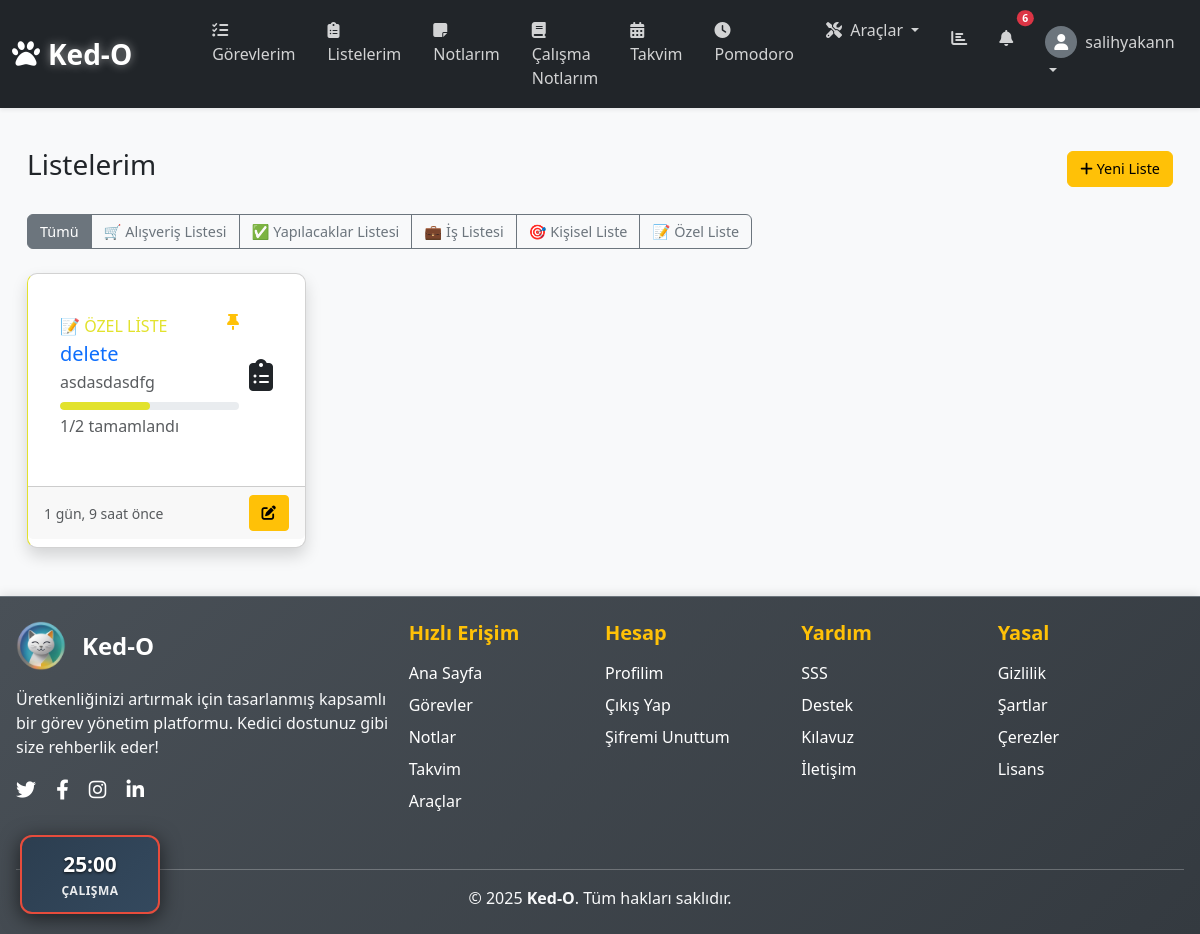
Page /lists/ (signed in) on the committed database.
### lists/models.py (models this page shows, shortened)
class List(models.Model):
    LIST_TYPES = [
        ('shopping', '🛒 Alışveriş Listesi'),
        ('todo', '✅ Yapılacaklar Listesi'),
        ('work', '💼 İş Listesi'),
        ('personal', '🎯 Kişisel Liste'),
        ('custom', '📝 Özel Liste'),
    ]
    user = models.ForeignKey(User, on_delete=models.CASCADE, related_name='user_lists')
    title = models.CharField(max_length=200, verbose_name='Liste Başlığı')
    description = models.TextField(blank=True, verbose_name='Açıklama')
    list_type = models.CharField(max_length=20, choices=LIST_TYPES, default='custom', verbose_name='Liste Türü')
    color = models.CharField(max_length=7, default='#FFD700', verbose_name='Renk Kodu')  # Sarı tonları
    is_pinned = models.BooleanField(default=False, verbose_name='Sabitlenmiş')
    created_at = models.DateTimeField(auto_now_add=True)
    updated_at = models.DateTimeField(auto_now=True)
    class Meta:
        ordering = ['-is_pinned', '-updated_at']
        indexes = [
            models.Index(fields=['user', 'created_at']),
            models.Index(fields=['user', 'list_type']),
        ]
    def completed_items_count(self):
        return self.items.filter(completed=True).count()
    def total_items_count(self):
        return self.items.count()
    def progress_percentage(self):
        total = self.total_items_count()
        if total == 0:
            return 0
        return int((self.completed_items_count() / total) * 100)

### lists/views.py (the view)
# urls.py: path('', views.ListListView.as_view(), name='list_list'),
class ListListView(LoginRequiredMixin, ListView):
    model = List
    template_name = 'lists/list_list.html'
    context_object_name = 'lists'
    def get_queryset(self):
        queryset = List.objects.filter(user=self.request.user)
        list_type = self.request.GET.get('type')
        if list_type and list_type != 'all':
            queryset = queryset.filter(list_type=list_type)
        return queryset
    def get_context_data(self, **kwargs):
        context = super().get_context_data(**kwargs)
        context['list_types'] = dict(List.LIST_TYPES)
        context['current_type'] = self.request.GET.get('type', 'all')
        return context

### user_profile/context_processors.py (called while the page is built)
def badge_notifications(request):
    if request.user.is_authenticated:
        new_badges_count = UserBadge.objects.filter(
            user_profile=request.user.profile,
            is_seen=False
        ).count()
        return {'new_badges_count': new_badges_count}
    return {'new_badges_count': 0}

def notifications(request):
    if request.user.is_authenticated:
        unread_count = Notification.objects.filter(
            user=request.user,
            is_read=False
        ).count()
        recent_notifications = Notification.objects.filter(
            user=request.user
        ).order_by('-created_at')[:5]
        return {
            'unread_notifications_count': unread_count,
            'recent_notifications': recent_notifications
        }
    return {}

### lists/templates/lists/list_list.html (shortened to what this page needs)
{% extends 'core/base.html' %}
{% load static %}
{% block content %}
<div class="container-fluid">
    <div class="row">
        <div class="col-12">
            <div class="d-flex justify-content-between align-items-center mb-4">
                <h1 class="h3 text-gray-800">Listelerim</h1>
                <a href="{% url 'lists:list_create' %}" class="btn btn-warning">
                    <i class="fas fa-plus"></i> Yeni Liste
                </a>
            </div>
            <div class="row mb-4">
                <div class="col-12">
                    <div class="btn-group" role="group">
                        <a href="?type=all"
                            class="btn btn-outline-secondary {% if not request.GET.type or request.GET.type == 'all' %}active{% endif %}">
                            Tümü
                        </a>
                        {% for type_key, type_name in list_types.items %}
                        <a href="?type={{ type_key }}"
                            class="btn btn-outline-secondary {% if request.GET.type == type_key %}active{% endif %}">
                            {{ type_name }}
                        </a>
                        {% endfor %}
                    </div>
                </div>
            </div>
            <div class="row">
                {% for list in lists %}
                <div class="col-xl-3 col-lg-4 col-md-6 mb-4">
                    <div class="card border-left-warning shadow h-100 py-2"
                        style="border-left-color: {{ list.color }} !important;">
                        <div class="card-body">
                            <div class="row no-gutters align-items-center">
                                <div class="col mr-2">
                                    <div class="d-flex justify-content-between align-items-start">
                                        <div class="text-xs font-weight-bold text-warning text-uppercase mb-1"
                                            style="color: {{ list.color }} !important;">
                                            {{ list.get_list_type_display }}
                                        </div>
                                        {% if list.is_pinned %}
                                        <i class="fas fa-thumbtack text-warning" title="Sabitlenmiş"></i>
                                        {% endif %}
                                    </div>
                                    <div class="h5 mb-0 font-weight-bold text-gray-800">
                                        <a href="{% url 'lists:list_detail' list.pk %}"
                                            class="text-decoration-none text-gray-800">
                                            {{ list.title }}
                                        </a>
                                    </div>
                                    {% if list.description %}
                                    <div class="text-xs text-muted mt-1">{{ list.description|truncatewords:10 }}</div>
                                    {% endif %}
                                    <div class="progress mt-2" style="height: 8px;">
                                        <div class="progress-bar bg-warning" role="progressbar"
                                            style="width: {{ list.progress_percentage }}%; background-color: {{ list.color }} !important;"
                                            aria-valuenow="{{ list.progress_percentage }}" aria-valuemin="0"
                                            aria-valuemax="100">
                                        </div>
                                    </div>
                                    <div class="text-xs text-muted mt-1">
                                        {{ list.completed_items_count }}/{{ list.total_items_count }} tamamlandı
                                    </div>
                                </div>
                                <div class="col-auto">
                                    <i class="fas fa-clipboard-list fa-2x text-gray-300"></i>
                                </div>
                            </div>
                        </div>
                        <div class="card-footer d-flex justify-content-between align-items-center">
                            <small class="text-muted">{{ list.updated_at|timesince }} önce</small>
                            <div>
                                <a href="{% url 'lists:list_detail' list.pk %}" class="btn btn-sm btn-warning"
                                    title="Listeyi Düzenle">
                                    <i class="fas fa-edit"></i>
                                </a>
                            </div>
                        </div>
                    </div>
                </div>
                {% endfor %}
            </div>
        </div>
    </div>
</div>
{% endblock %}

### templates/core/navbar.html (shortened to what this page needs)
{% load static %}
<nav class="navbar navbar-expand-lg navbar-dark bg-dark sticky-top shadow-sm">
    <div class="container-fluid">
        <a class="navbar-brand fw-bold fs-3 d-flex align-items-center" href="{% url 'dashboard:landing' %}">
            <i class="fas fa-paw me-2"></i>
            <span class="brand-text me-5">Ked-O</span>
        </a>
        <div class="collapse navbar-collapse" id="navbarMain">
            {% if user.is_authenticated %}
                <ul class="navbar-nav me-auto mb-2 mb-lg-0">
                    <li class="nav-item">
                        <a class="nav-link nav-link-custom" href="{% url 'todo:task_list' %}">
                            <i class="fas fa-tasks me-1"></i>
                            <span class="nav-text">Görevlerim</span>
                        </a>
                    </li>
                    <li class="nav-item">
                        <a class="nav-link nav-link-custom" href="{% url 'lists:list_list' %}">
                            <i class="fas fa-clipboard-list me-1"></i>
                            <span class="nav-text">Listelerim</span>
                        </a>
                    </li>
                    <li class="nav-item">
                        <a class="nav-link nav-link-custom" href="{% url 'notes:note_list' %}">
                            <i class="fas fa-sticky-note me-1"></i>
                            <span class="nav-text">Notlarım</span>
                        </a>
                    </li>
                    <li class="nav-item">
                        <a class="nav-link nav-link-custom" href="{% url 'tools:study_notes_list' %}">
                            <i class="fas fa-book me-1"></i>
                            <span class="nav-text">Çalışma Notlarım</span>
                        </a>
                    </li>
                    <li class="nav-item">
                        <a class="nav-link nav-link-custom" href="{% url 'dashboard:calendar' %}">
                            <i class="fas fa-calendar-alt me-1"></i>
                            <span class="nav-text">Takvim</span>
                        </a>
                    </li>
                    <li class="nav-item">
                        <a class="nav-link nav-link-custom" href="{% url 'dashboard:pomodoro' %}">
                            <i class="fas fa-clock me-1"></i>
                            <span class="nav-text">Pomodoro</span>
                        </a>
                    </li>
                    <li class="nav-item dropdown">
                        <a class="nav-link dropdown-toggle nav-link-custom" href="#" id="toolsDropdown" role="button"
                            data-bs-toggle="dropdown" aria-expanded="false">
                            <i class="fas fa-tools me-1"></i>
                            <span class="nav-text">Araçlar</span>
                        </a>
                    </li>
                </ul>
                <ul class="navbar-nav ms-auto">
                    <li class="nav-item d-none d-lg-block">
                        <a class="nav-link nav-link-custom" href="{% url 'analytics:dashboard' %}">
                            <i class="fas fa-chart-bar"></i>
                        </a>
                    </li>
                    <li class="nav-item dropdown">
                        <a class="nav-link position-relative nav-link-custom" href="#" id="notificationsDropdown"
                            role="button" data-bs-toggle="dropdown" aria-expanded="false">
                            <i class="fas fa-bell"></i>
                            {% if unread_notifications_count > 0 %}
                            <span id="notification-count"
                                class="position-absolute top-0 start-100 translate-middle badge rounded-pill bg-danger">
                                {{ unread_notifications_count }}
                            </span>
                            {% else %}
                            <span id="notification-count"
                                class="position-absolute top-0 start-100 translate-middle badge rounded-pill bg-danger d-none"></span>
                            {% endif %}
                        </a>
                    </li>
                    <li class="nav-item dropdown">
                        <a class="nav-link dropdown-toggle nav-link-custom" href="#" id="userDropdown" role="button"
                            data-bs-toggle="dropdown" aria-expanded="false">
                            <div class="d-flex align-items-center">
                                <div class="user-avatar bg-secondary rounded-circle d-flex align-items-center justify-content-center me-2"
                                    style="width: 32px; height: 32px;">
                                    <i class="fas fa-user text-white"></i>
                                </div>
                                <span class="d-none d-lg-inline">{{ user.username|truncatechars:15 }}</span>
                            </div>
                        </a>
                    </li>
                </ul>
            {% endif %}
        </div>
    </div>
</nav>

### static/css/styles.css (style rules this page uses)
.card { border-radius: 10px; overflow: hidden; }
.card-body { padding: 2rem; }
.navbar-brand { font-weight: 600; }
.navbar-nav .nav-link { padding: 0.5rem 1rem; transition: all 0.2s; border-radius: 4px; }
.navbar .badge { font-size: 0.65rem; padding: 0.25em 0.5em; }
.navbar .d-none.d-lg-inline { max-width: 100px; overflow: hidden; text-overflow: ellipsis; white-space: nowrap; display: inline-block; vertical-align: middle; }
.btn { transition: all 0.3s ease; }
.card { margin-bottom: 1rem; }
.btn { font-size: 0.9rem; padding: 0.375rem 0.75rem; }
.row { margin-left: -5px; margin-right: -5px; }
.col, .col-1, .col-10, .col-11, .col-12, .col-2, .col-3, .col-4, .col-5, .col-6, .col-7, .col-8, .col-9, .col-auto, .col-lg, .col-lg-1, .col-lg-10, .col-lg-11, .col-lg-12, .col-lg-2, .col-lg-3, .col-lg-4, .col-lg-5, .col-lg-6, .col-lg-7, .col-lg-8, .col-lg-9, .col-lg-auto, .col-md, .col-md-1, .col-md-10, .col-md-11, .col-md-12, .col-md-2, .col-md-3, .col-md-4, .col-md-5, .col-md-6, .col-md-7, .col-md-8, .col-md-9, .col-md-auto, .col-sm, .col-sm-1, .col-sm-10, .col-sm-11, .col-sm-12, .col-sm-2, .col-sm-3, .col-sm-4, .col-sm-5, .col-sm-6, .col-sm-7, .col-sm-8, .col-sm-9, .col-sm-auto, .col-xl, .col-xl-1, .col-xl-10, .col-xl-11, .col-xl-12, .col-xl-2, .col-xl-3, .col-xl-4, .col-xl-5, .col-xl-6, .col-xl-7, .col-xl-8, .col-xl-9, .col-xl-auto { padding-left: 5px; padding-right: 5px; }

### static/css/custom.css (style rules this page uses)
.btn-warning { background-color: #ffc107; border-color: #ffc107; color: #000; }
.text-warning { color: #ffc107 !important; }
.progress { border-radius: 10px; }
.progress-bar { border-radius: 10px; }
.badge { font-size: 0.75em; }
body { font-family: 'Segoe UI', Tahoma, Geneva, Verdana, sans-serif; }
h1, h2, h3, h4, h5, h6 { font-weight: 600; }
body { padding-bottom: 60px; }
.progress-bar { transition: width 0.6s ease; }

### templates/core/navbar.html (style rules this page uses)
.navbar-brand .brand-text { color: #fff; text-shadow: 0 0 10px rgba(255, 255, 255, 0.5); }
.nav-link-custom { transition: all 0.3s ease; border-radius: 6px; margin: 2px 4px; padding: 8px 12px !important; color: rgba(255, 255, 255, 0.8) !important; }
.user-avatar { transition: all 0.3s ease; }

### templates/core/footer.html (style rules this page uses)
html, body { height: 100%; margin: 0; padding: 0; }
body { display: flex; flex-direction: column; min-height: 100vh; }

### rows in the picture
List: list_type "📝 ÖZEL LISTE", is_pinned True (drawn), title "delete", description "asdasdasdfg", completed_items_count "1", total_items_count "2", updated_at "1 gün, 9 saat"

### other values in the picture
{{ unread_notifications_count }} "6"
{{ user.username|truncatechars:15 }} "salihyakann"
{{ type_name }} "🛒 Alışveriş Listesi" "✅ Yapılacaklar Listesi" "💼 İş Listesi" "🎯 Kişisel Liste" "📝 Özel Liste"
